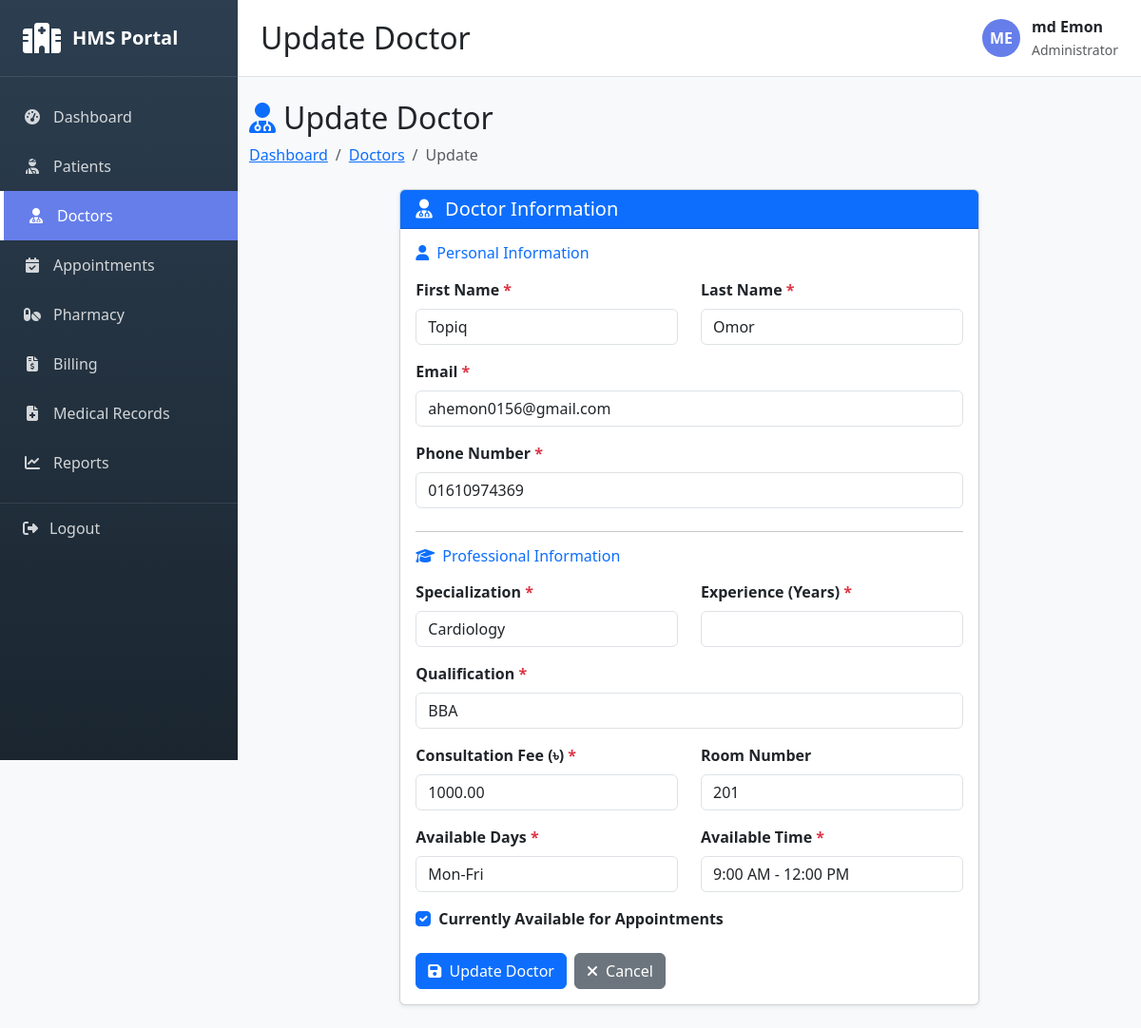
/doctors/1/update/ (signed in), run on the app's committed database.
### doctors/models.py (models this page shows, shortened)
class Doctor(models.Model):
    user = models.OneToOneField(User, on_delete=models.CASCADE)
    employee_id = models.CharField(max_length=20, unique=True, blank=True)
    specialization = models.CharField(max_length=100)
    qualification = models.CharField(max_length=200)
    experience_years = models.IntegerField(default=0)
    consultation_fee = models.DecimalField(max_digits=10, decimal_places=2, default=0)
    phone_number = models.CharField(max_length=15, blank=True)
    room_number = models.CharField(max_length=20, blank=True)
    available_days = models.CharField(max_length=100, blank=True)
    available_time = models.CharField(max_length=100, blank=True)
    is_available = models.BooleanField(default=True)
    created_at = models.DateTimeField(auto_now_add=True)
    updated_at = models.DateTimeField(auto_now=True)
    class Meta:
        ordering = ['-created_at']

### doctors/views.py (the view, shortened to what this page needs)
# urls.py: path('<int:pk>/update/', views.doctor_update, name='doctor_update'),
@login_required
def doctor_update(request, pk):
    doctor = get_object_or_404(Doctor, pk=pk)
    context = {
        'doctor': doctor,
        'is_update': True
    }
    return render(request, 'doctors/doctor_form.html', context)

### templates/doctors/doctor_form.html (shortened to what this page needs)
{% extends 'base.html' %}
{% block page_title %}{% if is_update %}Update{% else %}Add New{% endif %} Doctor{% endblock %}
{% block content %}
<div class="container-fluid py-4">
    <div class="mb-4">
        <h2><i class="fas fa-user-md text-primary me-2"></i>{% if is_update %}Update Doctor{% else %}Add New Doctor{% endif %}</h2>
        <nav aria-label="breadcrumb">
            <ol class="breadcrumb mb-0">
                <li class="breadcrumb-item"><a href="{% url 'dashboard' %}">Dashboard</a></li>
                <li class="breadcrumb-item"><a href="{% url 'doctors:doctor_list' %}">Doctors</a></li>
                <li class="breadcrumb-item active">{% if is_update %}Update{% else %}Add{% endif %}</li>
            </ol>
        </nav>
    </div>
    <div class="row justify-content-center">
        <div class="col-lg-8">
            <div class="card shadow-sm">
                <div class="card-header bg-primary text-white">
                    <h5 class="mb-0">
                        <i class="fas fa-user-md me-2"></i>
                        Doctor Information
                    </h5>
                </div>
                <div class="card-body">
                    <form method="post">
                        <h6 class="mb-3 text-primary"><i class="fas fa-user me-2"></i>Personal Information</h6>
                        <div class="row mb-3">
                            <div class="col-md-6">
                                <label class="form-label fw-bold">First Name <span class="text-danger">*</span></label>
                                <input type="text" name="first_name" class="form-control"
                                       value="{% if is_update %}{{ doctor.user.first_name }}{% endif %}" required>
                            </div>
                            <div class="col-md-6">
                                <label class="form-label fw-bold">Last Name <span class="text-danger">*</span></label>
                                <input type="text" name="last_name" class="form-control"
                                       value="{% if is_update %}{{ doctor.user.last_name }}{% endif %}" required>
                            </div>
                        </div>
                        <div class="mb-3">
                            <label class="form-label fw-bold">Email <span class="text-danger">*</span></label>
                            <input type="email" name="email" class="form-control"
                                   value="{% if is_update %}{{ doctor.user.email }}{% endif %}" required>
                        </div>
                        <div class="mb-4">
                            <label class="form-label fw-bold">Phone Number <span class="text-danger">*</span></label>
                            <input type="tel" name="phone_number" class="form-control"
                                   value="{% if is_update %}{{ doctor.phone_number }}{% endif %}"
                                   placeholder="01XXXXXXXXX" required>
                        </div>
                        <hr>
                        <h6 class="mb-3 text-primary"><i class="fas fa-graduation-cap me-2"></i>Professional Information</h6>
                        <div class="row mb-3">
                            <div class="col-md-6">
                                <label class="form-label fw-bold">Specialization <span class="text-danger">*</span></label>
                                <input type="text" name="specialization" class="form-control"
                                       value="{% if is_update %}{{ doctor.specialization }}{% endif %}"
                                       placeholder="e.g., Cardiology" required>
                            </div>
                            <div class="col-md-6">
                                <label class="form-label fw-bold">Experience (Years) <span class="text-danger">*</span></label>
                                <input type="number" name="experience" class="form-control"
                                       value="{% if is_update %}{{ doctor.experience }}{% endif %}"
                                       min="0" required>
                            </div>
                        </div>
                        <div class="mb-3">
                            <label class="form-label fw-bold">Qualification <span class="text-danger">*</span></label>
                            <input type="text" name="qualification" class="form-control"
                                   value="{% if is_update %}{{ doctor.qualification }}{% endif %}"
                                   placeholder="e.g., MBBS, MD" required>
                        </div>
                        <div class="row mb-3">
                            <div class="col-md-6">
                                <label class="form-label fw-bold">Consultation Fee (৳) <span class="text-danger">*</span></label>
                                <input type="number" name="consultation_fee" class="form-control"
                                       value="{% if is_update %}{{ doctor.consultation_fee }}{% endif %}"
                                       step="0.01" min="0" required>
                            </div>
                            <div class="col-md-6">
                                <label class="form-label fw-bold">Room Number</label>
                                <input type="text" name="room_number" class="form-control"
                                       value="{% if is_update %}{{ doctor.room_number }}{% endif %}"
                                       placeholder="e.g., 201">
                            </div>
                        </div>
                        <div class="row mb-3">
                            <div class="col-md-6">
                                <label class="form-label fw-bold">Available Days <span class="text-danger">*</span></label>
                                <input type="text" name="available_days" class="form-control"
                                       value="{% if is_update %}{{ doctor.available_days }}{% endif %}"
                                       placeholder="e.g., Mon-Fri" required>
                            </div>
                            <div class="col-md-6">
                                <label class="form-label fw-bold">Available Time <span class="text-danger">*</span></label>
                                <input type="text" name="available_time" class="form-control"
                                       value="{% if is_update %}{{ doctor.available_time }}{% endif %}"
                                       placeholder="e.g., 9:00 AM - 5:00 PM" required>
                            </div>
                        </div>
                        <div class="mb-4">
                            <div class="form-check">
                                <input class="form-check-input" type="checkbox" name="is_available"
                                       id="is_available" {% if is_update and doctor.is_available %}checked{% else %}checked{% endif %}>
                                <label class="form-check-label fw-bold" for="is_available">
                                    Currently Available for Appointments
                                </label>
                            </div>
                        </div>
                        <div class="d-flex gap-2">
                            <button type="submit" class="btn btn-primary">
                                <i class="fas fa-save me-1"></i>
                                {% if is_update %}Update Doctor{% else %}Add Doctor{% endif %}
                            </button>
                            <a href="{% url 'doctors:doctor_list' %}" class="btn btn-secondary">
                                <i class="fas fa-times me-1"></i> Cancel
                            </a>
                        </div>
                    </form>
                </div>
            </div>
        </div>
    </div>
</div>
{% endblock %}

### templates/base.html (shortened to what this page needs)
<!DOCTYPE html>
<html lang="en">
<head>
    <link href="https://cdnjs.cloudflare.com/ajax/libs/bootstrap/5.3.2/css/bootstrap.min.css" rel="stylesheet">
    <link href="https://cdnjs.cloudflare.com/ajax/libs/font-awesome/6.4.0/css/all.min.css" rel="stylesheet">
</head>
<body>
    <div class="sidebar">
        <div class="sidebar-brand">
            <i class="fas fa-hospital"></i>
            <h4>HMS Portal</h4>
        </div>
        <div class="sidebar-menu">
            <a href="{% url 'dashboard' %}" class="{% if request.path == '/' %}active{% endif %}">
                <i class="fas fa-tachometer-alt"></i>
                <span>Dashboard</span>
            </a>
            <a href="{% url 'patients:patient_list' %}" class="{% if 'patients' in request.path %}active{% endif %}">
                <i class="fas fa-user-injured"></i>
                <span>Patients</span>
            </a>
            <a href="{% url 'doctors:doctor_list' %}" class="{% if 'doctors' in request.path %}active{% endif %}">
                <i class="fas fa-user-md"></i>
                <span>Doctors</span>
            </a>
            <a href="{% url 'appointments:appointment_list' %}" class="{% if 'appointments' in request.path %}active{% endif %}">
                <i class="fas fa-calendar-check"></i>
                <span>Appointments</span>
            </a>
            <a href="{% url 'pharmacy:medicine_list' %}" class="{% if 'pharmacy' in request.path %}active{% endif %}">
                <i class="fas fa-pills"></i>
                <span>Pharmacy</span>
            </a>
            <a href="{% url 'billing:bill_list' %}" class="{% if 'billing' in request.path %}active{% endif %}">
                <i class="fas fa-file-invoice-dollar"></i>
                <span>Billing</span>
            </a>
            <a href="{% url 'medical_records:medical_record_list' %}" class="{% if 'medical-records' in request.path %}active{% endif %}">
                <i class="fas fa-file-medical"></i>
                <span>Medical Records</span>
            </a>
            <a href="{% url 'reports:reports_home' %}" class="{% if 'reports' in request.path %}active{% endif %}">
                <i class="fas fa-chart-line"></i>
                <span>Reports</span>
            </a>
        </div>
        <a href="{% url 'accounts:logout' %}" class="logout-btn">
            <i class="fas fa-sign-out-alt"></i>
            <span>Logout</span>
        </a>
    </div>
    <div class="main-content">
        <div class="topbar d-flex justify-content-between align-items-center">
            <h2 class="mb-0">{% block page_title %}Dashboard{% endblock %}</h2>
            <div class="user-info">
                <div class="user-avatar">
                    {{ user.first_name.0|upper }}{{ user.last_name.0|upper }}
                </div>
                <div>
                    <div class="fw-bold">{{ user.get_full_name }}</div>
                    <small class="text-muted">Administrator</small>
                </div>
            </div>
        </div>
        <div class="content-wrapper">
            {% block content %}{% endblock %}
        </div>
    </div>
</body>
</html>

### templates/base.html (style rules this page uses)
:root { --sidebar-bg: #2c3e50; --primary-color: #667eea; --sidebar-width: 250px; }
body { font-family: 'Segoe UI', Tahoma, Geneva, Verdana, sans-serif; background-color: #f8f9fa; }
.sidebar { position: fixed; top: 0; left: 0; height: 100vh; width: var(--sidebar-width); background: linear-gradient(180deg, #2c3e50 0%, #1a252f 100%); color: white; overflow-y: auto; z-index: 1000; transition: all 0.3s; }
.sidebar-brand { padding: 1.5rem; border-bottom: 1px solid rgba(255,255,255,0.1); display: flex; align-items: center; gap: 0.75rem; }
.sidebar-brand i { font-size: 2rem; }
.sidebar-brand h4 { margin: 0; font-size: 1.25rem; font-weight: bold; }
.sidebar-menu { padding: 1rem 0; }
.sidebar-menu a { display: flex; align-items: center; padding: 0.875rem 1.5rem; color: rgba(255,255,255,0.8); text-decoration: none; transition: all 0.3s; }
.sidebar-menu a.active { background-color: var(--primary-color); color: white; border-left: 4px solid white; }
.sidebar-menu a i { margin-right: 0.75rem; width: 20px; text-align: center; }
.main-content { margin-left: var(--sidebar-width); min-height: 100vh; }
.topbar { background-color: white; padding: 1rem 1.5rem; border-bottom: 1px solid #dee2e6; position: sticky; top: 0; z-index: 999; }
.user-info { display: flex; align-items: center; gap: 0.75rem; }
.user-avatar { width: 40px; height: 40px; border-radius: 50%; background: var(--primary-color); color: white; display: flex; align-items: center; justify-content: center; font-weight: bold; }
.logout-btn { padding: 0.875rem 1.5rem; color: rgba(255,255,255,0.8); text-decoration: none; display: flex; align-items: center; transition: all 0.3s; border-top: 1px solid rgba(255,255,255,0.1); margin-top: auto; }
.logout-btn i { margin-right: 0.75rem; }

### data on the page
Doctor: first_name "Topiq", last_name "Omor", email "ahemon0156@gmail.com", phone_number "01610974369", specialization "Cardiology", qualification "BBA", consultation_fee "1000.00", room_number "201", available_days "Mon-Fri", available_time "9:00 AM - 12:00 PM", is_available "☑"

### other printed values
{{ user.first_name.0|upper }} "M"
{{ user.last_name.0|upper }} "E"
{{ user.get_full_name }} "md Emon"
